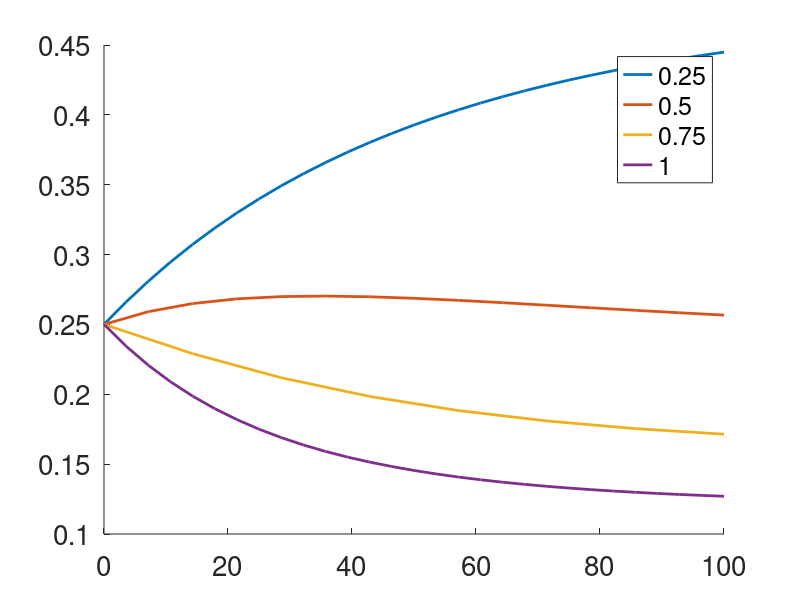

Reproduce this figure in MATLAB. (Note: this script raises an error after producing the figure.)
clear;
K=4;
p=0.05;
q1=5*p/8; q2=(5-sqrt(5))*p/8; q3=(5+sqrt(5))*p/8;
C1=-3/100; C2=-(2*sqrt(5)+5)/50; C3=-(5-2*sqrt(5))/50;%random graph
%C1=1/50; C2=123/248; C3=61/15127; %short edges only
%C1=-9/50;C2=-451/1284;C3=183/3571; %long edges only
%The following equations are found by solving eq. (10)
e1=@(x) 12/25 + C1.*exp(-q1.*x) + C2.*exp(-q2.*x) + C3.*exp(-q3.*x);
e2=@(x) 6/25 + 3.*C1.*exp(-q1.*x)+0.5.*C2.*(1-sqrt(5)).*exp(-q2.*x)+...
0.5.*C3.*(1+sqrt(5)).*exp(-q3.*x);
e3=@(x) 4/25 - 3.*C1.*exp(-q1.*x)+C2.*(2-sqrt(5)).*exp(-q2.*x)+...
C3.*(2+sqrt(5)).*exp(-q3.*x);
e4=@(x)1-(12/25 + C1.*exp(-q1.*x) + C2.*exp(-q2.*x) + C3.*exp(-q3.*x))-...
(6/25 + 3.*C1.*exp(-q1.*x)+0.5.*C2.*(1-sqrt(5)).*exp(-q2.*x)...
+0.5.*C3.*(1+sqrt(5)).*exp(-q3.*x))-...
(4/25 - 3.*C1.*exp(-q1.*x)+C2.*(2-sqrt(5)).*exp(-q2.*x)+...
C3.*(2+sqrt(5)).*exp(-q3.*x));
hold on;
set(gca,'fontsize',20);
fplot(e1,[0 100],'LineWidth',2);
fplot(e2,[0 100],'LineWidth',2);
fplot(e3,[0 100],'LineWidth',2);
fplot(e4,[0 100],'LineWidth',2);
lgd=legend('0.25','0.5','0.75','1');
lgd.FontSize=20;
xlabel('x');